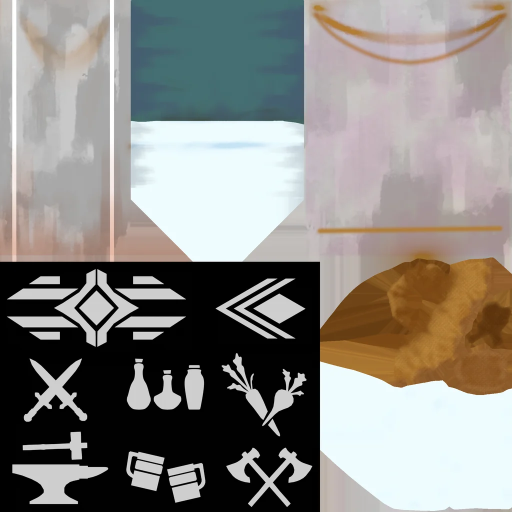
#> input picture tools/kk/src/fantasy-props/T_Trim_Cloth_BaseColor.webp, 1024 x 1024 px (shown at 1/2 size)
$ python pack.py src/fantasy-props/T_Page_Noise.webp src/fantasy-props/T_Trim_Cloth_BaseColor.webp
#> lines starting #> are read from the running program, lines starting #| are printed output that depends on the picture
"""(v434) KayKit(CC0) glTF → My Town 모델 묶음 (assets/town/kk/<묶음>.json + .bin + 텍스처 .webp)
   · 모델마다 위치 int16(상자 기준) · 법선 int8 · UV uint16 · 삼각형 uint16 — 한 묶음 = 파일 3개
   쓰기: python3 tools/kk/pack.py <묶음이름> <텍스처.png> <gltf 파일들...>"""
import json, struct, sys, os, math
import numpy as np
from PIL import Image
CT={5120:np.int8,5121:np.uint8,5122:np.int16,5123:np.uint16,5125:np.uint32,5126:np.float32}
NC={"SCALAR":1,"VEC2":2,"VEC3":3,"VEC4":4}
# [8 lines left out: function acc, not called in this run]
def qmat(q):
    x,y,z,w=q; return np.array([[1-2*(y*y+z*z),2*(x*y-z*w),2*(x*z+y*w)],[2*(x*y+z*w),1-2*(x*x+z*z),2*(y*z-x*w)],[2*(x*z-y*w),2*(y*z+x*w),1-2*(x*x+y*y)]])
# [32 lines left out: functions nodeM, glb, load, not called in this run]
def main():
    name, tex = sys.argv[1], sys.argv[2]; files=sys.argv[3:]; out=os.path.join(os.path.dirname(__file__), "..", "..", "assets", "town", "kk"); os.makedirs(out, exist_ok=True)
    B=bytearray(); idx={}
    for f in files:
        P,N,U,I=load(f); k=os.path.splitext(os.path.basename(f))[0]
        assert len(P)<65536, (k,len(P))
        mn=P.min(0); mx=P.max(0); sp=np.maximum(mx-mn,1e-6)
        q=np.round((P-mn)/sp*65535-32768).astype(np.int16); n8=np.round(N*127).astype(np.int8)
        assert U.min()>=-0.001 and U.max()<=1.001, (k, U.min(), U.max())
        u16=np.round(np.clip(U,0,1)*65535).astype(np.uint16); i16=I.astype(np.uint16)
        def put(a):
            while len(B)%4: B.append(0)
            o=len(B); B.extend(a.tobytes()); return o
        idx[k]={"v":len(P),"i":len(I),"mn":[round(x,5) for x in mn],"mx":[round(x,5) for x in mx],"p":put(q),"n":put(n8),"u":put(u16),"x":put(i16)}
    open(os.path.join(out,name+".bin"),"wb").write(B)
    json.dump({"tex":name+".webp","m":idx}, open(os.path.join(out,name+".json"),"w"), separators=(",",":"))
    im=Image.open(tex).convert("RGB"); im=im.resize((512,512), Image.NEAREST) if im.size[0]>512 else im; im.save(os.path.join(out,name+".webp"),"WEBP",quality=92,method=6)
#> in main, im is the input picture: PIL image 1024x1024 RGB; mean R, G, B 137.9, 135.3, 130.9
#> after `im = im.resize((512, 512), Image.NEAREST) if im.size[0] > 512 else im`:
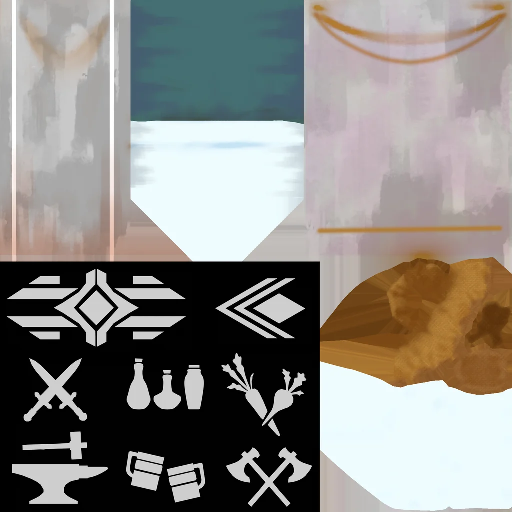
#> im: PIL image 512x512 RGB; mean R, G, B 137.9, 135.3, 130.8
    print(name, len(files), "models", len(B)//1024, "KB")
main()
# (v434) nature 묶음은 만든 뒤 풀 색(연두 → My Town 잔디 초록)을 바꿈 — tools/kk/README 참고

$ run again, on tools/kk/src/fantasy-props/T_Trim_Props_BaseColor.webp
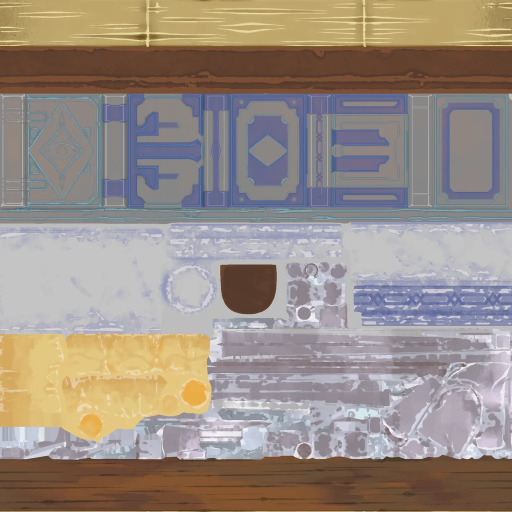
#> input picture tools/kk/src/fantasy-props/T_Trim_Props_BaseColor.webp, 1024 x 1024 px (shown at 1/2 size)
#> in main, im is the input picture: PIL image 1024x1024 RGB; mean R, G, B 153, 141.5, 132.8
#> in main, `im = im.resize((512, 512), Image.NEAREST) if im.size[0] > 512 else im`:
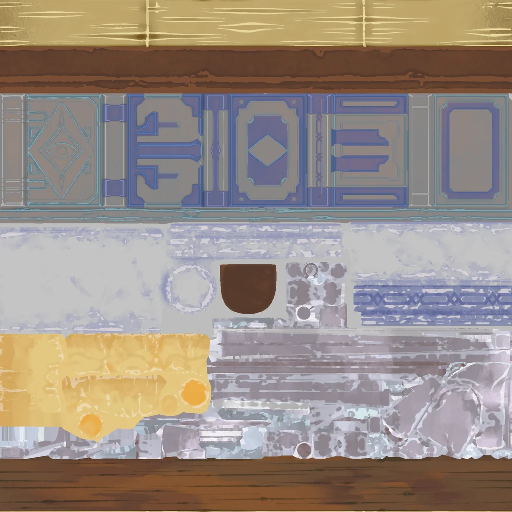
#> im: PIL image 512x512 RGB; mean R, G, B 153, 141.4, 132.8
